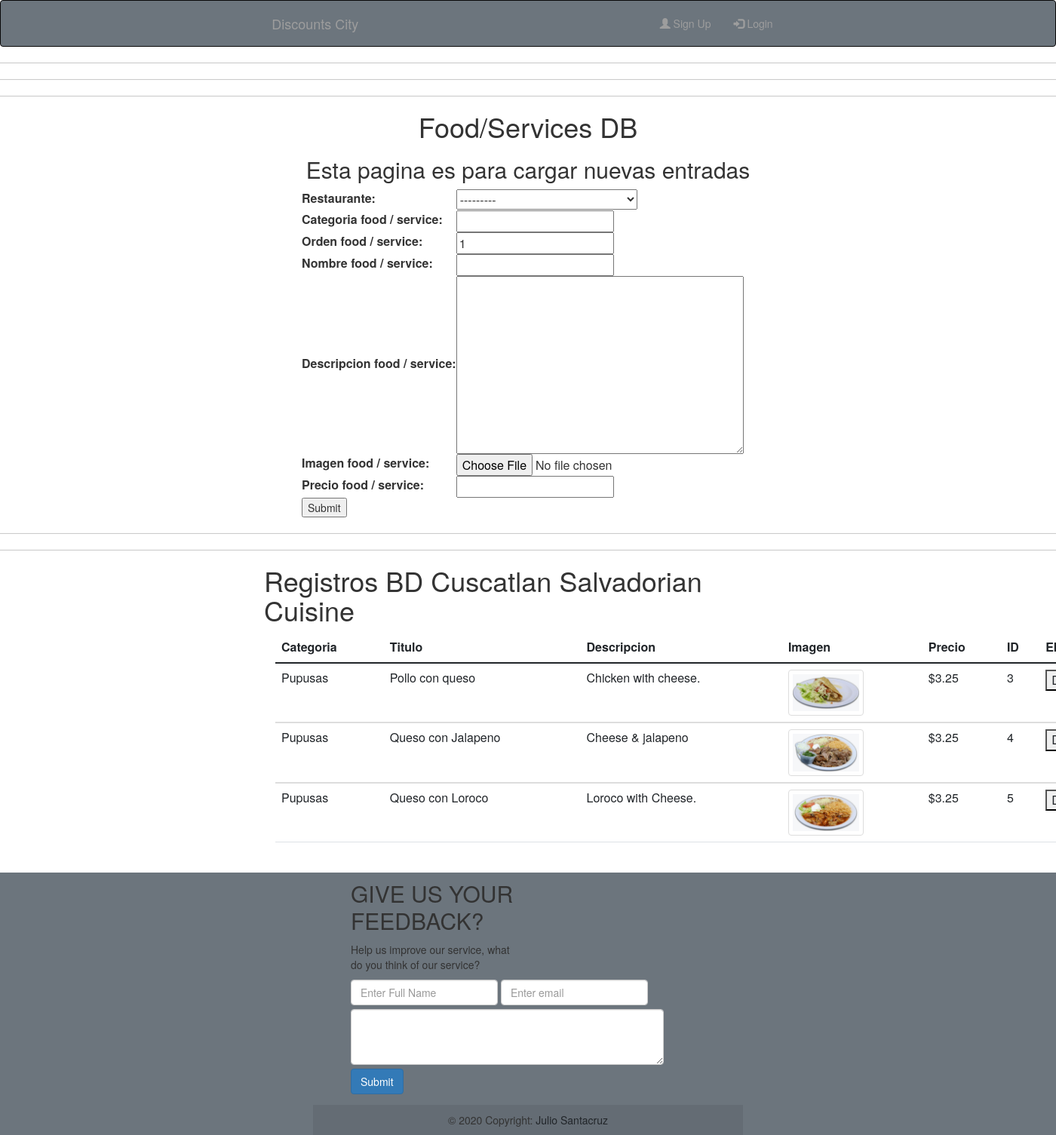
The app's page /California/cuscatlan-salvadorian-cuisine/add-product with its own data.
### place/models.py (models this page shows, shortened)
class Place(models.Model):
    slug = models.CharField(max_length=30, verbose_name="url del sitio")
    title = models.CharField(max_length=100, verbose_name="Nombre")
    logo = models.ImageField(verbose_name="logos", upload_to="logos", null=True, blank=True )
    horario = models.TextField(verbose_name="horario" , default="soy un horario", blank=True)
    location = models.TextField(verbose_name="Ubicacion de Lugar", default="soy un Mapa :D" , blank=True)
    phone_number = models.CharField(max_length=12, verbose_name="numero de telefono" , blank=True)
    city = models.CharField(max_length=30, verbose_name="Ciudad")
    state = models.CharField(max_length=30, verbose_name="Estado")
    place_type = models.ForeignKey(PlaceType, on_delete=models.CASCADE, verbose_name="Tipo de servicio")
    featured = models.BooleanField(default=True, verbose_name="Aparece en el landing>?")
    timestamp = models.DateTimeField(auto_now_add=True)
    def __str__(self):
        return self.title

class ServiceMenu(models.Model):
    place = models.ForeignKey(Place, on_delete=models.CASCADE, verbose_name="restaurante")
    product_category = models.CharField(max_length=30, verbose_name="Categoria food / service")
    product_orden = models.IntegerField(default=1, verbose_name="Orden food / service")
    product_name = models.CharField(max_length=30, verbose_name="Nombre food / service")
    product_description = models.TextField(verbose_name="Descripcion food / service" , blank=True)
    product_image = models.ImageField(verbose_name="Imagen food / service", upload_to="place", null=True, blank=True )
    product_price = models.CharField(max_length=6, verbose_name="Precio food / service" , blank=True)

### place/views.py (the view, shortened to what this page needs)
# urls.py: path('<str:state>/<str:slug>/add-product', views.add_product, name='add_product'),
def add_product(request, state, slug, ):
    place = get_object_or_404(Place, slug=slug) # Trae la informacion del restaurante
    queryset = ServiceMenu.objects.all() # Trae la informacion del menu
    lugar = place.id
    fs_list = queryset.filter(place =lugar).order_by('product_category')
    fs_category = queryset.filter(place =lugar).values_list('product_category', flat=True).distinct()
    if request.method == 'GET':
        context = {
            'place': place,
            'form': ProductForm(),
            'obj_list': fs_list,
            'obj_category': fs_category,}
        return render(request, 'place/add_product.html', context)

### place/forms.py
class  ProductForm(ModelForm):
    class Meta:
        model = ServiceMenu
        fields = '__all__'

### templates/place/add_product.html (shortened to what this page needs)
{% extends 'base.html' %}
{% load static %}
{% block content%}
<hr>
<hr>
<hr>
<div class="place-title">
    <h1>Food/Services DB</h1>
    <h2>Esta pagina es para cargar nuevas entradas </h2>
</div>
<div class="mx-auto" style="width: 600px;">
    <form action="" method="POST" enctype="multipart/form-data">
        <table>
            {{form.as_table}}
        </table>
        <input type="submit" name="Submit">
    </form>
</div>
<hr>
<hr>
<div class="mx-auto" style="width: 700px;">
    <h1>Registros BD {{place}}</h1>
    <div class="container">
        <table class="table table-hover">
            <thead>
                <tr>
                    <th>Categoria</th>
                    <th>Titulo</th>
                    <th>Descripcion</th>
                    <th>Imagen</th>
                    <th>Precio</th>
                    <th>ID</th>
                    <th>Eliminar</th>
                </tr>
            </thead>
            {% for obj in obj_list %}
            <tbody>
                <tr>
                    <td>{{obj.product_category}}</td>
                    <td>{{obj.product_name}}</td>
                    <td>{{obj.product_description}}</td>
                    <td> {% if obj.product_image %}
                        <img src="{{obj.product_image.url}}"
                            style="border: 1px solid #ddd; border-radius: 4px; padding: 5px; width: 100px;" />
                        {% endif %}</td>
                    <td>${{obj.product_price}}</td>
                    <td>{{obj.id}}</td>
<td>
                    <form method="POST" action="{% url 'delete_product' obj.id %}">
                        <button type="submit">Delete</button>
                        </form></td>
                </tr>
                {% endfor %}
            </tbody>
        </table>
    </div>
    <br>
</div>
{% endblock %}

### templates/place/add_product.html (style rules this page uses)
.place-title { background-color: rgb(255, 255, 255); text-align: center; }

### records on screen
Place: title "Cuscatlan Salvadorian Cuisine"
ServiceMenu: product_category "Pupusas", product_name "Pollo con queso", product_description "Chicken with cheese.", product_image (picture), product_price "3.25", id "3"
ServiceMenu: product_category "Pupusas", product_name "Queso con Jalapeno", product_description "Cheese & jalapeno", product_image (picture), product_price "3.25", id "4"
ServiceMenu: product_category "Pupusas", product_name "Queso con Loroco", product_description "Loroco with Cheese.", product_image (picture), product_price "3.25", id "5"
